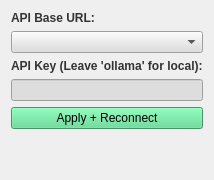
                 <widget class="QWidget" name="tab_providers_2">
                  <attribute name="title">
                   <string>Providers</string>
                  </attribute>
                  <layout class="QVBoxLayout" name="verticalLayout_providers_2">
                   <item>
                    <widget class="QLabel" name="label_api_base_2">
                     <property name="font">
                      <font>
                       <weight>75</weight>
                       <bold>true</bold>
                      </font>
                     </property>
                     <property name="styleSheet">
                      <string notr="true">color: rgb(51, 51, 51);</string>
                     </property>
                     <property name="text">
                      <string>API Base URL:</string>
                     </property>
                    </widget>
                   </item>
                   <item>
                    <widget class="QComboBox" name="api_base_combo_2">
                     <property name="styleSheet">
                      <string notr="true">selection-background-color: #be8fd3;
background-color: rgb(221, 221, 221);
</string>
                     </property>
                     <property name="editable">
                      <bool>false</bool>
                     </property>
                    </widget>
                   </item>
                   <item>
                    <widget class="QLabel" name="label_api_key_2">
                     <property name="font">
                      <font>
                       <weight>75</weight>
                       <bold>true</bold>
                      </font>
                     </property>
                     <property name="styleSheet">
                      <string notr="true">color: rgb(51, 51, 51);</string>
                     </property>
                     <property name="text">
                      <string>API Key (Leave 'ollama' for local):</string>
                     </property>
                    </widget>
                   </item>
                   <item>
                    <widget class="QLineEdit" name="api_key_input_2">
                     <property name="styleSheet">
                      <string notr="true">background-color: rgb(221, 221, 221);
selection-background-color: #be8fd3;</string>
                     </property>
                     <property name="echoMode">
                      <enum>QLineEdit::Password</enum>
                     </property>
                    </widget>
                   </item>
                   <item>
                    <widget class="QPushButton" name="apply_provider_btn_2">
                     <property name="styleSheet">
                      <string notr="true">background-color: #54d88c; 
color: black;</string>
                     </property>
                     <property name="text">
                      <string>Apply + Reconnect</string>
                     </property>
                    </widget>
                   </item>
                   <item>
                    <spacer name="spacerItem4_2">
                     <property name="orientation">
                      <enum>Qt::Vertical</enum>
                     </property>
                     <property name="sizeHint" stdset="0">
                      <size>
                       <width>20</width>
                       <height>40</height>
                      </size>
                     </property>
                    </spacer>
                   </item>
                  </layout>
                 </widget>
